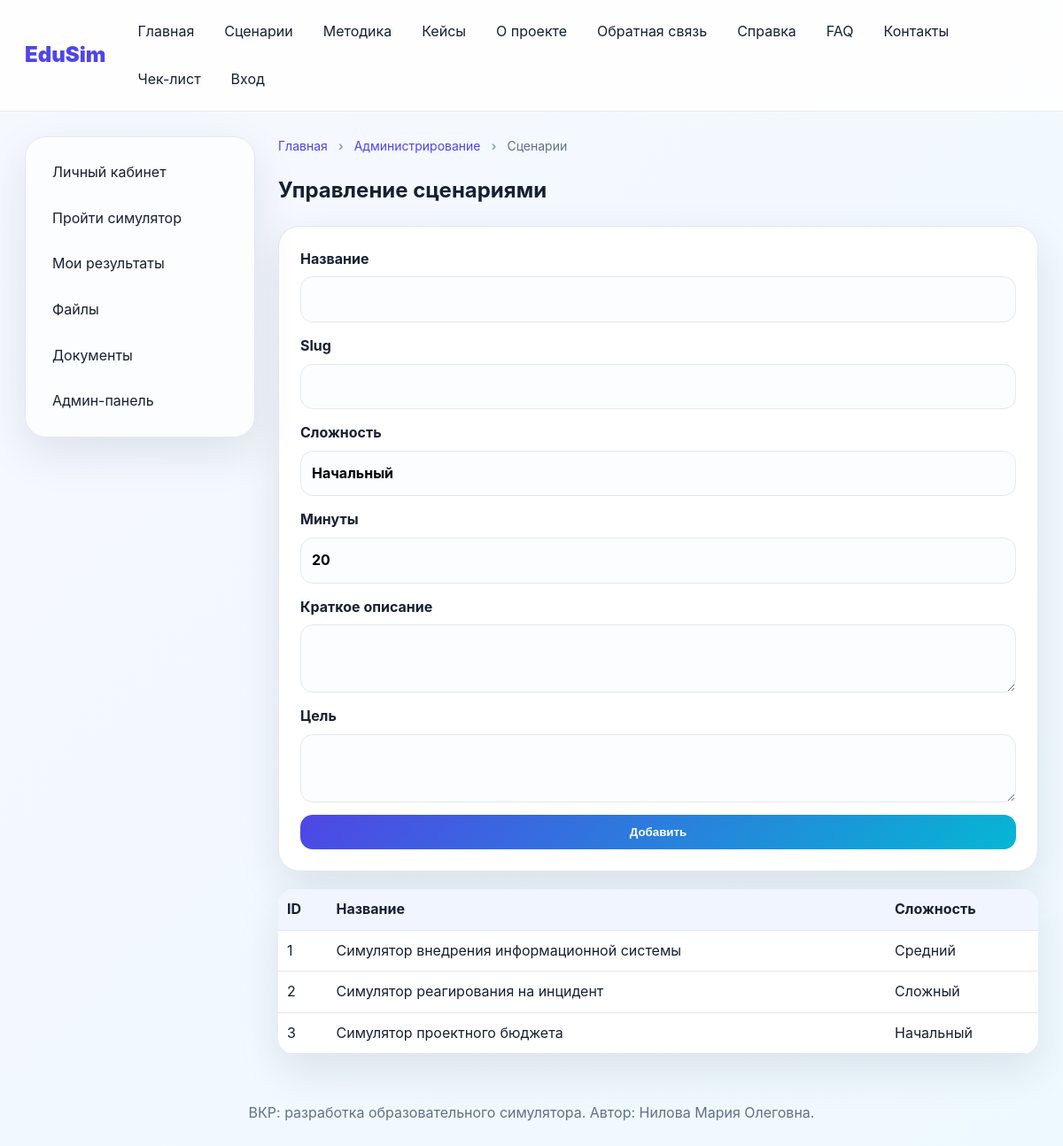
The page /admin/scenarios (signed in) on the database its author committed.
### tables this page shows
CREATE TABLE scenarios (id INTEGER PRIMARY KEY AUTOINCREMENT, title TEXT NOT NULL, slug TEXT UNIQUE NOT NULL, difficulty TEXT NOT NULL, duration_minutes INTEGER NOT NULL, summary TEXT NOT NULL, learning_goal TEXT NOT NULL, is_public INTEGER NOT NULL DEFAULT 1);

CREATE TABLE users (id INTEGER PRIMARY KEY AUTOINCREMENT, username TEXT UNIQUE NOT NULL, password_hash TEXT NOT NULL, full_name TEXT NOT NULL, email TEXT NOT NULL, role_id INTEGER NOT NULL REFERENCES roles(id), created_at TEXT NOT NULL, is_active INTEGER NOT NULL DEFAULT 1);

### edusim/routes_admin.py (the view, shortened to what this page needs)
@admin_bp.route('/scenarios', methods=['GET', 'POST'])
@roles_required('admin')
def scenarios():
    db = get_db()
    rows = db.execute('SELECT * FROM scenarios ORDER BY id').fetchall()
    return render_template('admin/scenarios.html', scenarios=rows, breadcrumbs=[('Главная', '/'), ('Администрирование', url_for('admin.dashboard')), ('Сценарии', None)])

### edusim/database.py (called while the page is built)
def get_db():
    if 'db' not in g:
        path = Path(current_app.config['DATABASE_PATH'])
        path.parent.mkdir(parents=True, exist_ok=True)
        g.db = sqlite3.connect(path)
        g.db.row_factory = sqlite3.Row
    return g.db

### edusim/security.py (called while the page is built)
def current_user():
    user_id = session.get('user_id')
    if not user_id:
        return None
    return get_db().execute('SELECT u.*, r.code AS role_code, r.name AS role_name FROM users u JOIN roles r ON r.id=u.role_id WHERE u.id=?', (user_id,)).fetchone()

def roles_required(*roles):
    def decorator(view):
        @wraps(view)
        def wrapper(*args, **kwargs):
            user = current_user()
            if user is None:
                flash('Для доступа к разделу необходимо войти в систему.', 'warning')
                return redirect(url_for('auth.login'))
            if user['role_code'] not in roles:
                abort(403)
            return view(*args, **kwargs)
        return wrapper
    return decorator

### edusim/templates/admin/scenarios.html
{% extends "base.html" %}{% block content %}<h1>Управление сценариями</h1><form method="post" class="form card"><label>Название<input name="title" required></label><label>Slug<input name="slug" required></label><label>Сложность<input name="difficulty" value="Начальный"></label><label>Минуты<input name="duration_minutes" type="number" value="20"></label><label>Краткое описание<textarea name="summary"></textarea></label><label>Цель<textarea name="learning_goal"></textarea></label><button class="btn">Добавить</button></form><table><tr><th>ID</th><th>Название</th><th>Сложность</th></tr>{% for s in scenarios %}<tr><td>{{ s.id }}</td><td>{{ s.title }}</td><td>{{ s.difficulty }}</td></tr>{% endfor %}</table>{% endblock %}

### edusim/templates/base.html (shortened to what this page needs)
<!doctype html>
<html lang="ru">
<head>
  <link rel="stylesheet" href="{{ url_for('static', filename='css/style.css') }}">
</head>
<body>
<header class="topbar">
  <a class="brand" href="{{ url_for('public.index') }}">EduSim</a>
  <nav class="nav">
    <a href="{{ url_for('public.index') }}">Главная</a>
    <a href="{{ url_for('public.scenarios') }}">Сценарии</a>
    <a href="{{ url_for('public.page', slug='methodology') }}">Методика</a>
    <a href="{{ url_for('public.page', slug='cases') }}">Кейсы</a>
    <a href="{{ url_for('public.page', slug='about') }}">О проекте</a>
    <a href="{{ url_for('public.feedback') }}">Обратная связь</a>
    <a href="{{ url_for('public.page', slug='help') }}">Справка</a>
    <a href="{{ url_for('public.page', slug='faq') }}">FAQ</a>
    <a href="{{ url_for('public.page', slug='contacts') }}">Контакты</a>
    <a href="{{ url_for('public.checklist') }}">Чек-лист</a>
    <a href="{{ url_for('auth.login') }}">Вход</a>
  </nav>
</header>
<main class="layout">
  <aside class="sidebar">
    <a href="{{ url_for('cabinet.dashboard') }}">Личный кабинет</a>
    <a href="{{ url_for('cabinet.simulator') }}">Пройти симулятор</a>
    <a href="{{ url_for('cabinet.attempts') }}">Мои результаты</a>
    <a href="{{ url_for('cabinet.files') }}">Файлы</a>
    <a href="{{ url_for('cabinet.documents') }}">Документы</a>
    <a href="{{ url_for('admin.dashboard') }}">Админ-панель</a>
  </aside>
  <section class="content">
    {% if breadcrumbs %}
    <div class="breadcrumbs">
      {% for label, link in breadcrumbs %}
        {% if link %}<a href="{{ link }}">{{ label }}</a>{% else %}<span>{{ label }}</span>{% endif %}
        {% if not loop.last %}<b>›</b>{% endif %}
      {% endfor %}
    </div>
    {% endif %}
    {% block content %}{% endblock %}
  </section>
</main>
<footer class="footer">ВКР: разработка образовательного симулятора. Автор: {{ author_name }}.</footer>
</body>
</html>

### edusim/static/css/style.css (style rules this page uses)
:root { --bg:#f5f7fb;--card:#ffffff;--text:#172033;--muted:#61708a;--primary:#4f46e5;--primary2:#06b6d4;--danger:#ef4444;--ok:#16a34a;--line:#e4e8f0;--shadow:0 18px 50px rgba(20,28,48,.10) }
* { box-sizing:border-box }
body { margin:0;background:linear-gradient(135deg,#f7f8ff,#eef9ff);color:var(--text);font-family:Inter,system-ui,-apple-system,Segoe UI,Arial,sans-serif;line-height:1.6 }
.topbar { position:sticky;top:0;z-index:10;display:flex;align-items:center;gap:24px;padding:14px 28px;background:rgba(255,255,255,.86);backdrop-filter:blur(18px);border-bottom:1px solid var(--line) }
.brand { font-weight:900;font-size:24px;color:var(--primary);text-decoration:none }
.nav { display:flex;flex-wrap:wrap;gap:10px }
.nav a,.sidebar a { color:var(--text);text-decoration:none;padding:9px 12px;border-radius:12px }
.layout { display:grid;grid-template-columns:260px minmax(0,1fr);gap:26px;max-width:1400px;margin:0 auto;padding:28px }
.sidebar { background:rgba(255,255,255,.72);border:1px solid var(--line);border-radius:24px;padding:18px;height:max-content;position:sticky;top:86px;box-shadow:var(--shadow);display:flex;flex-direction:column;gap:8px }
.content { min-width:0 }
.breadcrumbs { font-size:14px;color:var(--muted);margin-bottom:16px }
.breadcrumbs a { color:var(--primary);text-decoration:none }
.breadcrumbs b { margin:0 8px;color:#94a3b8 }
.card { background:var(--card);border:1px solid var(--line);border-radius:24px;padding:24px;box-shadow:var(--shadow);margin-bottom:20px }
.btn { display:inline-flex;align-items:center;justify-content:center;border:0;border-radius:14px;background:linear-gradient(135deg,var(--primary),var(--primary2));color:#fff;padding:12px 18px;font-weight:800;text-decoration:none;cursor:pointer }
.form { display:grid;gap:14px }
.form label { display:grid;gap:7px;font-weight:700 }
.form input,.form textarea,.form select { width:100%;border:1px solid var(--line);border-radius:14px;padding:12px;background:#fbfdff;font:inherit }
table { width:100%;border-collapse:collapse;background:#fff;border-radius:18px;overflow:hidden;box-shadow:var(--shadow) }
th,td { padding:12px 14px;border-bottom:1px solid var(--line);text-align:left }
th { background:#f1f5ff }
.footer { text-align:center;padding:26px;color:var(--muted) }
table { width:100%;border-collapse:collapse;margin-top:12px }
th,td { border-bottom:1px solid #e4e7ef;text-align:left;padding:10px;vertical-align:top }

### rows shown on the page
scenarios: id "1", title "Симулятор внедрения информационной системы", difficulty "Средний"
scenarios: id "2", title "Симулятор реагирования на инцидент", difficulty "Сложный"
scenarios: id "3", title "Симулятор проектного бюджета", difficulty "Начальный"
users: full_name "Нилова Мария Олеговна"

### other values the page prints
{{ label }} "Главная" "Администрирование"
{{ label }} "Сценарии"
